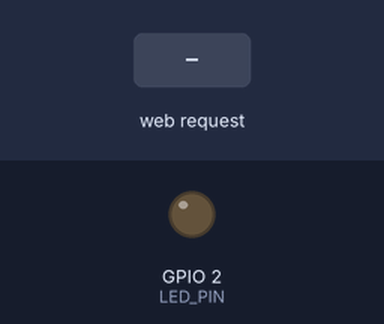
The sketch below on a simulated ESP32. Parts: output pins drawn as LEDs (lit = HIGH). The inputs (shaded band) are chosen by the test bench. WiFi joins after 1.5 s; servers stay silent unless stated; what the sketch prints to the serial monitor is not drawn.

Above: at 2.7 s.
2.8 s: HTTP request GET /on received
At 3.7 s:
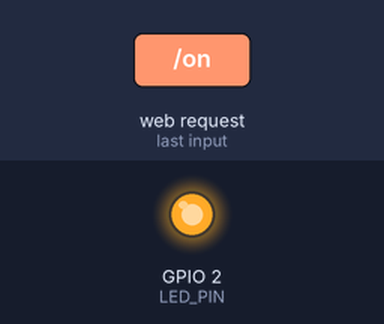
4.3 s: HTTP request GET /off received
At 4.8 s:
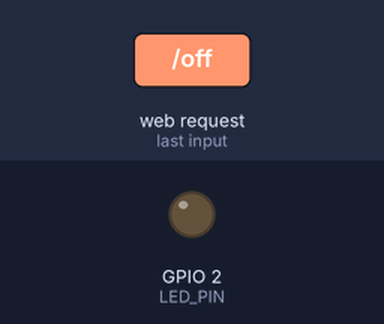
Timing chart, 0 to 7.3 s (numbered marks = the images above; inputs shaded):
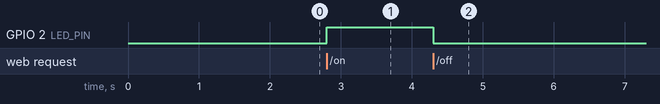

Measured:
- after the input at 2.8 s, GPIO 2 (LED_PIN): LOW → HIGH at once
- after the input at 4.3 s, GPIO 2 (LED_PIN): HIGH → LOW at once

The sketch:

sketch_apr2a.ino
```cpp
#include <WiFi.h>
#include <WebServer.h>

const char* ssid = "vivo S19";
const char* password = "18700381727";
const int LED_PIN = 2; // D2 常见为 GPIO2

WebServer server(80);

String makePage() {
  String state = digitalRead(LED_PIN) ? "ON" : "OFF";
  String html = R"rawliteral(
<!DOCTYPE html>
<html lang="zh-CN">
<head>
  <meta charset="UTF-8">
  <meta name="viewport" content="width=device-width, initial-scale=1.0">
  <title>实验2</title>
</head>
<body style="font-family:Arial; text-align:center; margin-top:50px;">
  <h1>第二部分：按钮控制 LED</h1>
  <p>当前状态：<b>)rawliteral" + state + R"rawliteral(</b></p>
  <a href="/on"><button style="padding:10px 20px;">点亮 LED</button></a>
  <a href="/off"><button style="padding:10px 20px;">熄灭 LED</button></a>
</body>
</html>
)rawliteral";
  return html;
}

void handleRoot() {
  server.send(200, "text/html; charset=UTF-8", makePage());
}

void handleOn() {
  digitalWrite(LED_PIN, HIGH);
  server.sendHeader("Location", "/");
  server.send(303);
}

void handleOff() {
  digitalWrite(LED_PIN, LOW);
  server.sendHeader("Location", "/");
  server.send(303);
}

void setup() {
  Serial.begin(115200);
  pinMode(LED_PIN, OUTPUT);
  digitalWrite(LED_PIN, LOW);

  WiFi.begin(ssid, password);
  Serial.print("连接WiFi");
  while (WiFi.status() != WL_CONNECTED) {
    delay(500);
    Serial.print(".");
  }
  Serial.println("\n连接成功");
  Serial.print("访问地址: http://");
  Serial.println(WiFi.localIP());

  server.on("/", handleRoot);
  server.on("/on", handleOn);
  server.on("/off", handleOff);
  server.begin();
}

void loop() {
  server.handleClient();
}
```
